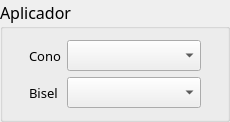
         <widget class="QGroupBox" name="groupBox">
          <property name="minimumSize">
           <size>
            <width>230</width>
            <height>80</height>
           </size>
          </property>
          <property name="font">
           <font>
            <family>Lucida Sans</family>
            <pointsize>12</pointsize>
            <weight>50</weight>
            <bold>false</bold>
            <kerning>false</kerning>
           </font>
          </property>
          <property name="title">
           <string>Aplicador</string>
          </property>
          <layout class="QFormLayout" name="formLayout_4">
           <item row="1" column="0" colspan="2">
            <layout class="QFormLayout" name="formLayout_3">
             <property name="rightMargin">
              <number>15</number>
             </property>
             <item row="0" column="1">
              <widget class="QComboBox" name="combo_applicator">
               <item>
                <property name="text">
                 <string/>
                </property>
               </item>
               <item>
                <property name="text">
                 <string>12</string>
                </property>
               </item>
               <item>
                <property name="text">
                 <string>10</string>
                </property>
               </item>
               <item>
                <property name="text">
                 <string>9</string>
                </property>
               </item>
               <item>
                <property name="text">
                 <string>8</string>
                </property>
               </item>
               <item>
                <property name="text">
                 <string>7</string>
                </property>
               </item>
               <item>
                <property name="text">
                 <string>6</string>
                </property>
               </item>
               <item>
                <property name="text">
                 <string>5</string>
                </property>
               </item>
               <item>
                <property name="text">
                 <string>4</string>
                </property>
               </item>
               <item>
                <property name="text">
                 <string>3</string>
                </property>
               </item>
              </widget>
             </item>
             <item row="1" column="1">
              <widget class="QComboBox" name="combo_bevel">
               <item>
                <property name="text">
                 <string/>
                </property>
               </item>
               <item>
                <property name="text">
                 <string>0</string>
                </property>
               </item>
               <item>
                <property name="text">
                 <string>15</string>
                </property>
               </item>
               <item>
                <property name="text">
                 <string>30</string>
                </property>
               </item>
               <item>
                <property name="text">
                 <string>45</string>
                </property>
               </item>
              </widget>
             </item>
             <item row="1" column="0">
              <layout class="QHBoxLayout" name="horizontalLayout_6">
               <item>
                <widget class="QLabel" name="label_9">
                 <property name="sizePolicy">
                  <sizepolicy hsizetype="Preferred" vsizetype="Preferred">
                   <horstretch>16</horstretch>
                   <verstretch>16</verstretch>
                  </sizepolicy>
                 </property>
                 <property name="maximumSize">
                  <size>
                   <width>16</width>
                   <height>16</height>
                  </size>
                 </property>
                 <property name="text">
                  <string/>
                 </property>
                 <property name="pixmap">
                  <pixmap resource="main.qrc">:/icons/res/angle-icon-blue.svg</pixmap>
                 </property>
                 <property name="scaledContents">
                  <bool>true</bool>
                 </property>
                </widget>
               </item>
               <item>
                <widget class="QLabel" name="label_3">
                 <property name="sizePolicy">
                  <sizepolicy hsizetype="Maximum" vsizetype="Preferred">
                   <horstretch>0</horstretch>
                   <verstretch>0</verstretch>
                  </sizepolicy>
                 </property>
                 <property name="font">
                  <font>
                   <family>Lucida Sans</family>
                   <pointsize>10</pointsize>
                   <weight>50</weight>
                   <bold>false</bold>
                   <kerning>false</kerning>
                  </font>
                 </property>
                 <property name="text">
                  <string>Bisel</string>
                 </property>
                </widget>
               </item>
              </layout>
             </item>
             <item row="0" column="0">
              <layout class="QHBoxLayout" name="horizontalLayout_5">
               <item>
                <widget class="QLabel" name="label_12">
                 <property name="sizePolicy">
                  <sizepolicy hsizetype="Preferred" vsizetype="Preferred">
                   <horstretch>16</horstretch>
                   <verstretch>16</verstretch>
                  </sizepolicy>
                 </property>
                 <property name="maximumSize">
                  <size>
                   <width>16</width>
                   <height>16</height>
                  </size>
                 </property>
                 <property name="text">
                  <string/>
                 </property>
                 <property name="pixmap">
                  <pixmap resource="main.qrc">:/icons/res/cylinder.svg</pixmap>
                 </property>
                 <property name="scaledContents">
                  <bool>true</bool>
                 </property>
                </widget>
               </item>
               <item>
                <widget class="QLabel" name="label_2">
                 <property name="font">
                  <font>
                   <family>Lucida Sans</family>
                   <pointsize>10</pointsize>
                   <weight>50</weight>
                   <bold>false</bold>
                   <kerning>false</kerning>
                  </font>
                 </property>
                 <property name="text">
                  <string>Cono</string>
                 </property>
                </widget>
               </item>
              </layout>
             </item>
            </layout>
           </item>
          </layout>
         </widget>
